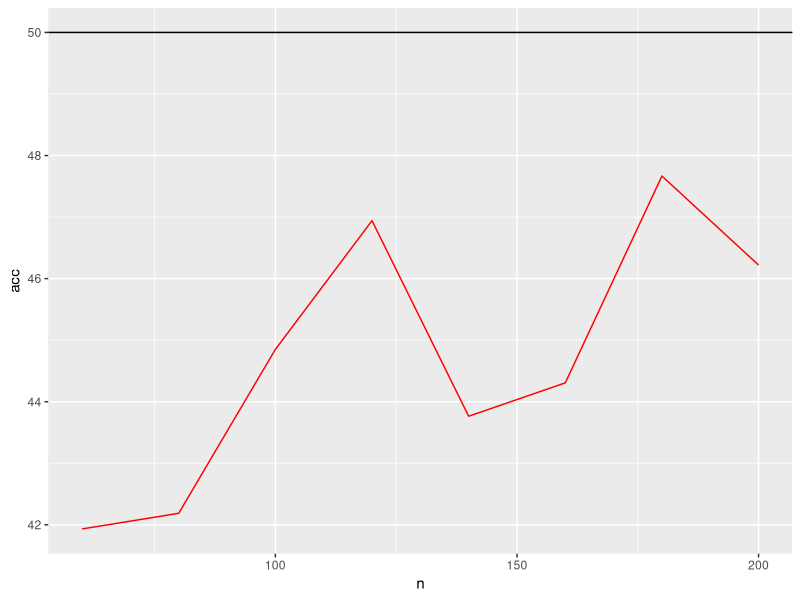

Here is the R script that generated this plot:
library('ggplot2')
library('dplyr')
library('e1071')

# ------------------------- Create training function -------------------------
f_train <- function(n, nv = 2){
  
  # nv: number of features
  # n: number of observations
  
  
  # generate random data
  rNum = rnorm(nv*n)
  rNum = matrix(rNum, n, nv)
  d = as.data.frame(rNum)
  
  # generate random labels
  n2 = n/2
  labels = c(array(1, n2), array(0, n2))
  labels = sample(labels)
  # labels = sample.int(2,n,replace=T)
  d$condition = factor(labels)
  
  # training
  m_trained = svm(condition ~ ., data = d,
                  # cross = 10,
                  cross = nrow(d),  # leave one out
                  kernel = 'linear', 
                  cost = 1)
  
  # get CV
  acc = m_trained$tot.accuracy
  acc
}


# ------------------------------- run traiings -------------------------------
p = expand.grid(iTest = 1:100, n = seq(60, 200, 20))
data_test = p %>% group_by(iTest, n) %>% do(data.frame(acc = f_train(.$n)))

# ----------------------------------- Plot ----------------------------------- #
ggplot(data_test, aes(x = n, y = acc)) + 
  geom_hline(yintercept=50)+
  stat_summary(fun = "mean", colour = "red", geom = "line") + 
  stat_summary(fun.data = 'mean_sdl', geom = 'ribbon', alpha = 0.2)
# print(plot)